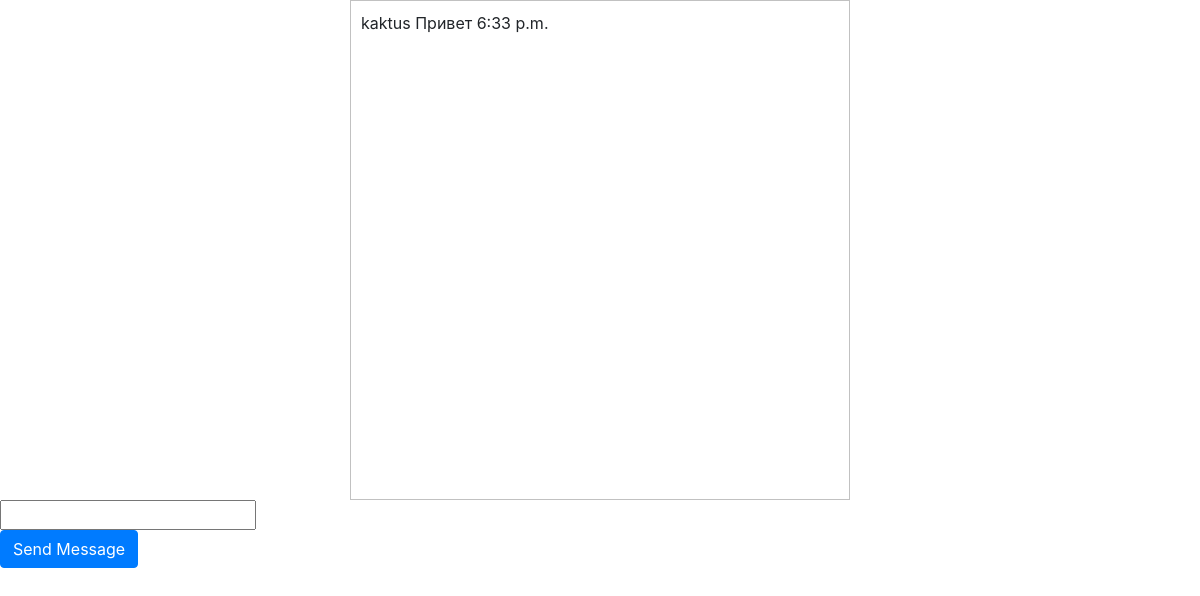
Page /chat/ on the earlier database version.
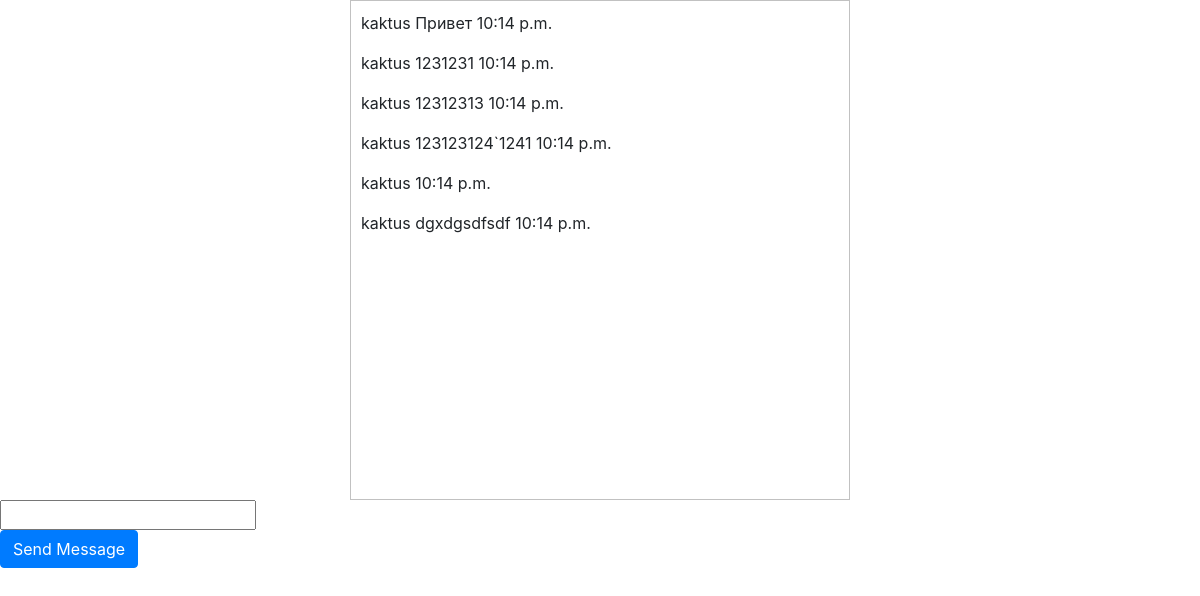
Same page on the later database version.
### myfirst/apps/articles/models.py (models this page shows, shortened)
class Message(models.Model):
    naming_message = 'Message'
    username = models.ForeignKey(User, on_delete=models.CASCADE, verbose_name='Автор сообщения')
    text = models.TextField('Текст сообщения')
    timestamp = models.TimeField('Время отправки сообщения')
    class Meta:
        verbose_name = 'Message'
        verbose_name_plural = 'Messages'

### myfirst/apps/articles/views.py (the view)
# urls.py: path('chat/', views.chat, name='chat'),
def chat(request):
    messages = Message.objects.all()
    return render(request, 'messenger/index.html', {'messages': messages})

### myfirst/templates/messenger/index.html (shortened to what this page needs)
{% extends 'base.html' %}
{% block content %}
<div class="prokrutka" align="left">
	{% for message in messages %}
		<div class="something_class"><p>{{message.username}} {{message.text}} {{message.timestamp}}</p></div>
	{% endfor %}
</div>
<form action="{% url 'articles:send_message' %}" method="POST">
	<input type="text" name="text_message"><br>
	<button type="submit" class="btn btn-primary">Send Message</button>
</form>
{% endblock %}

### myfirst/templates/base.html (shortened to what this page needs)
<!DOCTYPE html>
<html>
<head>
	<link rel="stylesheet" href="https://stackpath.bootstrapcdn.com/bootstrap/4.4.1/css/bootstrap.min.css">
	{% load static %}
</head>
<body>
	{% block content %}{% endblock %}
</body>
</html>

### myfirst/templates/messenger/index.html (style rules this page uses)
.prokrutka { height: 500px; width: 500px; background: #fff; border: 1px solid #C1C1C1; overflow-x: scroll; overflow-y: scroll; margin: auto; padding:10px; word-break:break-all; }

Differences in the rows shown:
removed Message: username "kaktus", text "Привет", timestamp "6:33 p.m."
added Message: username "kaktus", text "Привет", timestamp "10:14 p.m."
added Message: username "kaktus", text "1231231", timestamp "10:14 p.m."
added Message: username "kaktus", text "12312313", timestamp "10:14 p.m."
added Message: username "kaktus", text "123123124`1241", timestamp "10:14 p.m."
added Message: username "kaktus", timestamp "10:14 p.m."
added Message: username "kaktus", text "dgxdgsdfsdf", timestamp "10:14 p.m."
